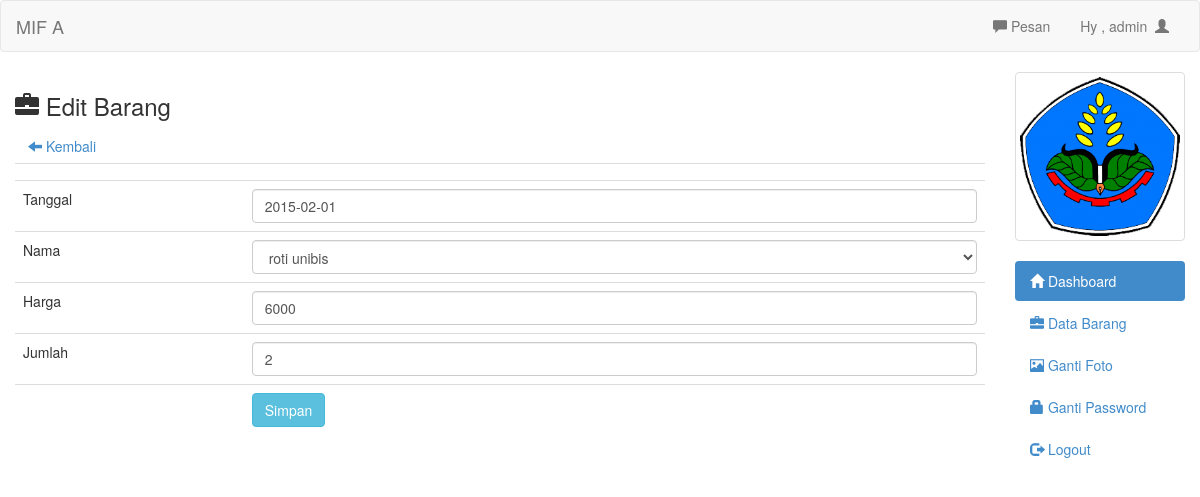
The page /admin/edit_laku.php?id=46 (signed in) on the database its author committed.
### tables this page shows
CREATE TABLE IF NOT EXISTS `barang_laku` (
  `id` int(11) NOT NULL AUTO_INCREMENT,
  `tanggal` date NOT NULL,
  `nama` text NOT NULL,
  `jumlah` int(11) NOT NULL,
  `harga` int(11) NOT NULL,
  `total_harga` int(20) NOT NULL,
  `laba` int(11) NOT NULL,
  PRIMARY KEY (`id`)
);

CREATE TABLE IF NOT EXISTS `barang` (
  `id` int(11) NOT NULL AUTO_INCREMENT,
  `nama` text NOT NULL,
  `jenis` text NOT NULL,
  `suplier` text NOT NULL,
  `modal` int(11) NOT NULL,
  `harga` int(11) NOT NULL,
  `jumlah` int(11) NOT NULL,
  `sisa` int(11) NOT NULL,
  PRIMARY KEY (`id`)
);

### admin/edit_laku.php (the view, shortened to what this page needs)
<?php
include 'header.php';
?>
<h3><span class="glyphicon glyphicon-briefcase"></span>  Edit Barang</h3>
<a class="btn" href="barang_laku.php"><span class="glyphicon glyphicon-arrow-left"></span>  Kembali</a>
<?php
$id_brg=mysql_real_escape_string($_GET['id']);
$det=mysql_query("select * from barang_laku where id='$id_brg'")or die(mysql_error());
while($d=mysql_fetch_array($det)){
	?>
	<form action="update_laku.php" method="post">
		<table class="table">
			<tr>
				<td></td>
				<td><input type="hidden" name="id" value="<?php echo $d['id'] ?>"></td>
			</tr>
			<tr>
				<td>Tanggal</td>
				<td><input name="tgl" type="text" class="form-control" id="tgl" autocomplete="off" value="<?php echo $d['tanggal'] ?>"></td>
			</tr>
			<tr>
				<td>Nama</td>
				<td>
					<select class="form-control" name="nama">
						<?php
						$brg=mysql_query("select * from barang");
						while($b=mysql_fetch_array($brg)){
							?>
							<option <?php if($d['nama']==$b['nama']){echo "selected"; } ?> value="<?php echo $b['nama']; ?>"><?php echo $b['nama'] ?></option>
							<?php
						}
						?>
					</select>
				</td>
			</tr>
			<tr>
				<td>Harga</td>
				<td><input type="text" class="form-control" name="harga" value="<?php echo $d['harga'] ?>"></td>
			</tr>
			<tr>
				<td>Jumlah</td>
				<td><input type="text" class="form-control" name="jumlah" value="<?php echo $d['jumlah'] ?>"></td>
			</tr>
			<tr>
				<td></td>
				<td><input type="submit" class="btn btn-info" value="Simpan"></td>
			</tr>
		</table>
	</form>
	<?php
}
?>
<?php
include 'footer.php';
?>

### admin/header.php (shortened to what this page needs)
<!DOCTYPE html>
<html>
<head>
	<link rel="stylesheet" type="text/css" href="../assets/css/bootstrap.css">
	<link rel="stylesheet" type="text/css" href="../assets/js/jquery-ui/jquery-ui.css">
    <link rel="stylesheet" type="text/css" href="../assets/css/style.css">
</head>
<body>
	<div class="navbar navbar-default">
		<div class="container-fluid">
			<div class="navbar-header">
				<a href="index.php" class="navbar-brand">MIF A</a>
			</div>
			<div class="collapse navbar-collapse">
				<ul class="nav navbar-nav navbar-right">
					<li><a id="pesan_sedia" href="#" data-toggle="modal" data-target="#modalpesan"><span class='glyphicon glyphicon-comment'></span>  Pesan</a></li>
					<li><a class="dropdown-toggle" data-toggle="dropdown" role="button" href="#">Hy , <?php echo $_SESSION['uname']  ?>&nbsp&nbsp<span class="glyphicon glyphicon-user"></span></a></li>
				</ul>
			</div>
		</div>
	</div>
	<div class="col-md-2 pull-right">
		<div class="row">
			<?php
			$use=$_SESSION['uname'];
			$fo=mysql_query("select foto from admin where uname='$use'");
			while($f=mysql_fetch_array($fo)){
				?>
				<div class="col-xs-6 col-md-12">
					<a class="thumbnail">
						<img class="img-responsive" src="foto/<?php echo $f['foto']; ?>">
					</a>
				</div>
				<?php
			}
			?>
		</div>
		<ul class="nav nav-pills nav-stacked">
			<li class="active"><a href="index.php"><span class="glyphicon glyphicon-home"></span>  Dashboard</a></li>
			<li><a href="barang.php"><span class="glyphicon glyphicon-briefcase"></span>  Data Barang</a></li>
            <li><a href="ganti_foto.php"><span class="glyphicon glyphicon-picture"></span>  Ganti Foto</a></li>
			<li><a href="ganti_pass.php"><span class="glyphicon glyphicon-lock"></span> Ganti Password</a></li>
			<li><a href="logout.php"><span class="glyphicon glyphicon-log-out"></span>  Logout</a></li>
		</ul>
	</div>
	<div class="col-md-10">

### rows shown on the page
barang_laku: tgl "2015-02-01", nama "roti unibis", harga "6000", jumlah "2"

### other values the page prints
$_SESSION['uname'] "admin"
